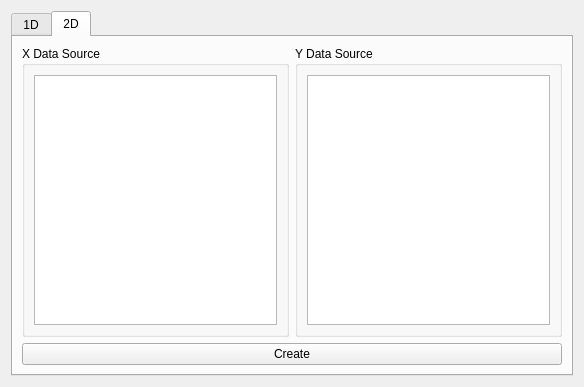
<?xml version="1.0" encoding="UTF-8"?>
<ui version="4.0">
 <class>PlotFactoryForm</class>
 <widget class="QWidget" name="PlotFactoryForm">
  <property name="geometry">
   <rect>
    <x>0</x>
    <y>0</y>
    <width>584</width>
    <height>387</height>
   </rect>
  </property>
  <property name="windowTitle">
   <string>Form</string>
  </property>
  <layout class="QGridLayout" name="gridLayout">
   <item row="0" column="0">
    <widget class="QTabWidget" name="tabWidget">
     <property name="currentIndex">
      <number>1</number>
     </property>
     <widget class="QWidget" name="tab">
      <attribute name="title">
       <string>1D</string>
      </attribute>
      <layout class="QGridLayout" name="gridLayout_3">
       <item row="0" column="0">
        <widget class="QGroupBox" name="groupBox">
         <property name="title">
          <string>Data Source</string>
         </property>
         <layout class="QGridLayout" name="gridLayout_2">
          <item row="0" column="0">
           <widget class="QListWidget" name="listWidget"/>
          </item>
         </layout>
        </widget>
       </item>
       <item row="1" column="0">
        <widget class="QPushButton" name="pushButton">
         <property name="text">
          <string>Create</string>
         </property>
        </widget>
       </item>
      </layout>
     </widget>
     <widget class="QWidget" name="tab_2">
      <attribute name="title">
       <string>2D</string>
      </attribute>
      <layout class="QGridLayout" name="gridLayout_6">
       <item row="0" column="0">
        <widget class="QGroupBox" name="groupBox_2">
         <property name="title">
          <string>X Data Source</string>
         </property>
         <layout class="QGridLayout" name="gridLayout_5">
          <item row="0" column="0">
           <widget class="QListWidget" name="listWidget_x_data"/>
          </item>
         </layout>
        </widget>
       </item>
       <item row="0" column="1">
        <widget class="QGroupBox" name="groupBox_3">
         <property name="title">
          <string>Y Data Source</string>
         </property>
         <layout class="QGridLayout" name="gridLayout_4">
          <item row="0" column="0">
           <widget class="QListWidget" name="listWidget_y_data"/>
          </item>
         </layout>
        </widget>
       </item>
       <item row="1" column="0" colspan="2">
        <widget class="QPushButton" name="pushButton_2">
         <property name="text">
          <string>Create</string>
         </property>
        </widget>
       </item>
      </layout>
     </widget>
    </widget>
   </item>
  </layout>
 </widget>
 <resources/>
 <connections/>
</ui>
